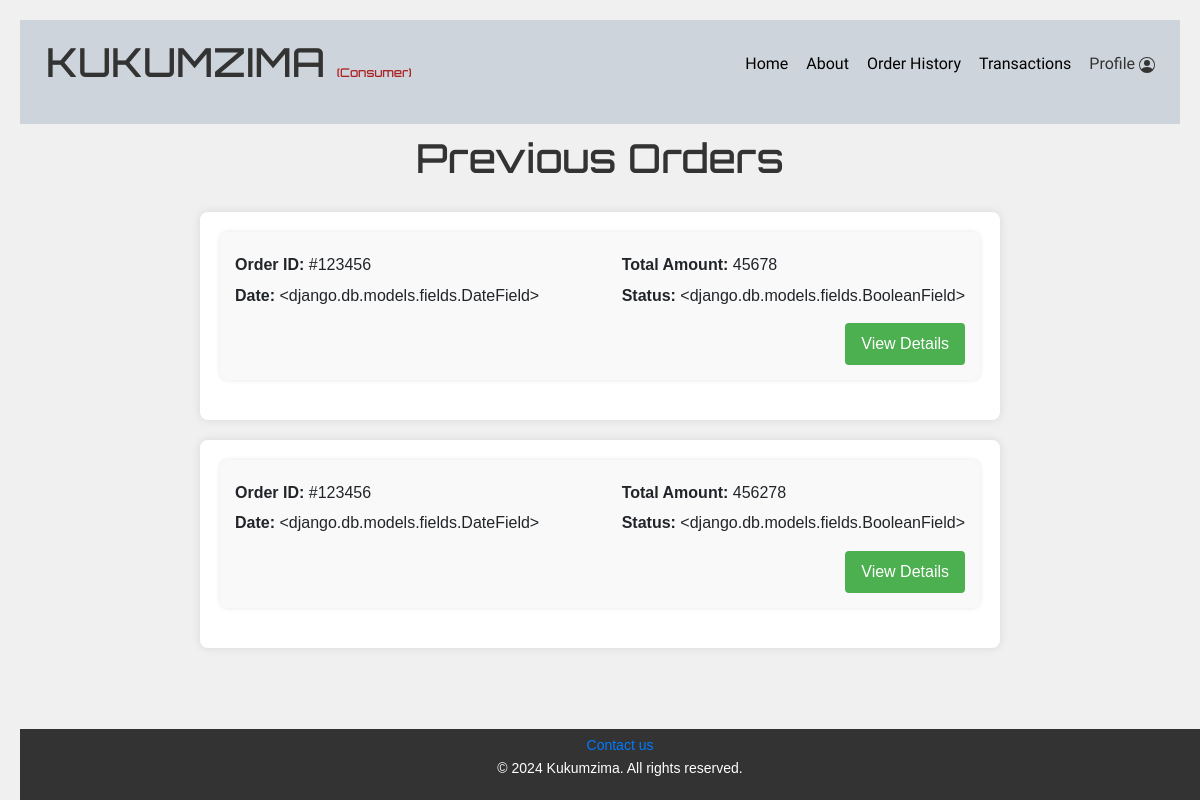
Page /consumers/orderHistory/ on the earlier database version.
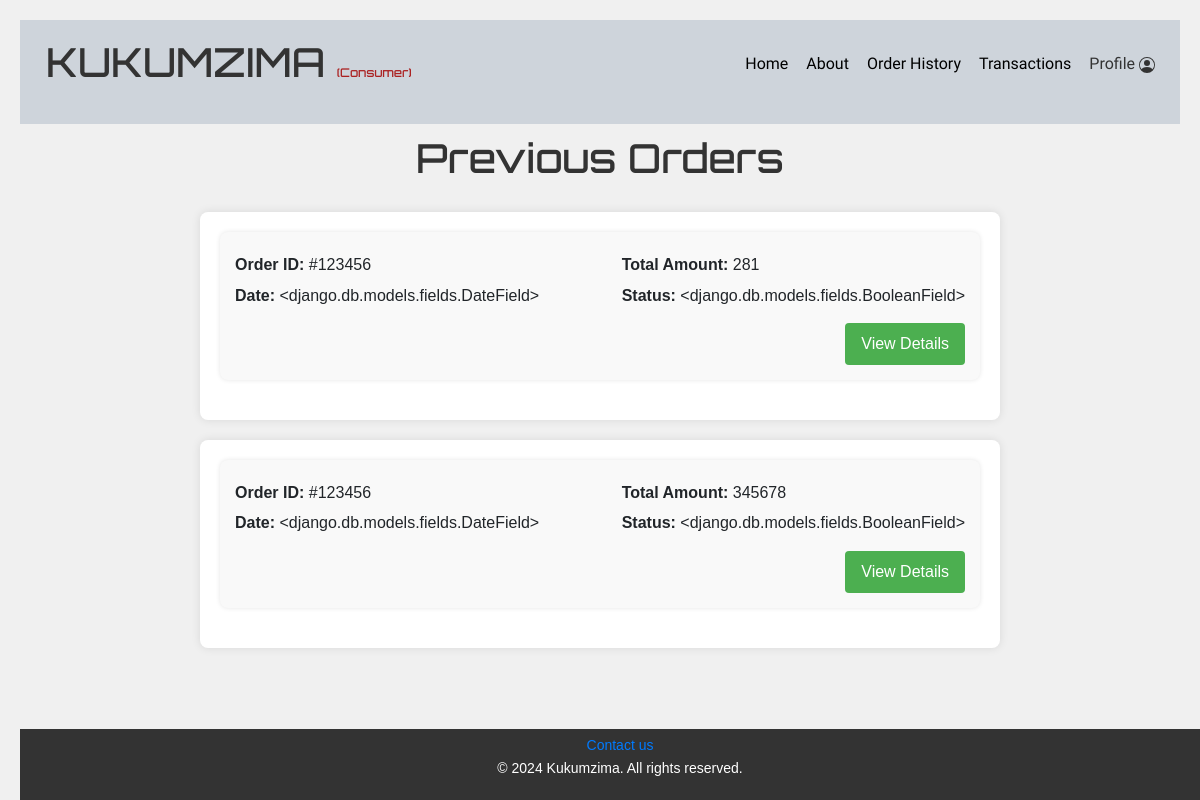
Same page on the later database version.
### customers/models.py (models this page shows)
class Order(models.Model):
    item=models.CharField(max_length=100)
    unitPrice=models.IntegerField()
    buyerdb= models.ForeignKey(buyerdb, on_delete=models.CASCADE)
    status=models.BooleanField
    orderDate=models.DateField
    completeOrderDate=models.DateField

### customers/views.py (the view)
# urls.py: path("orderHistory/",views.orderHistory, name="orderHistory"),
def orderHistory(request):
    orders = Order.objects.all()
    return render(request, 'myapp1/orderHistory.html', {'orders': orders})

### customers/templates/myapp1/orderHistory.html (shortened to what this page needs)
{% extends "myapp1/base.html" %}
{% block content %}
</head>
<body>
  <h1>Previous Orders</h1>
  {% for order in orders %}
<div class="container">
  <div class="order">
    <div class="order-details">
      <div>
        <p><strong>Order ID:</strong> #123456</p>
        <p><strong>Date:</strong> {{ order.completeOrderDate }}</p>
      </div>
      <div>
        <p><strong>Total Amount:</strong> {{ order.unitPrice }}</p>
        <p><strong>Status:</strong> {{ order.status }}</p>
      </div>
    </div>
    <div class="order-actions">
      <button id="viewDetailsBtn">View Details</button>
    </div>
  </div>
  </div>
</body>
{% endfor %}
{% endblock %}

Differences in the rows shown:
changed Order (number 1 of 2 on the later page): unitPrice "45678" → "281"
changed Order (number 2 of 2 on the later page): unitPrice "456278" → "345678"
